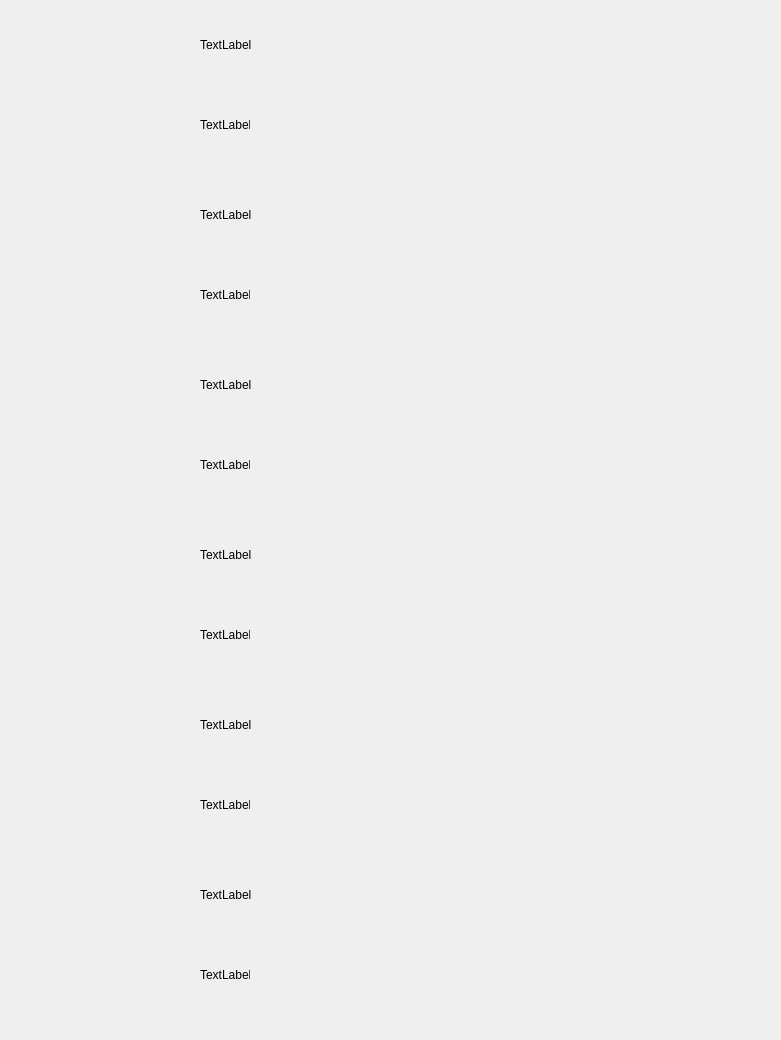
      <widget class="QWidget" name="scrollAreaWidgetContents">
       <property name="geometry">
        <rect>
         <x>0</x>
         <y>0</y>
         <width>781</width>
         <height>1040</height>
        </rect>
       </property>
       <property name="minimumSize">
        <size>
         <width>0</width>
         <height>1040</height>
        </size>
       </property>
       <widget class="ClickableLabel" name="label_37">
        <property name="geometry">
         <rect>
          <x>20</x>
          <y>20</y>
          <width>150</width>
          <height>150</height>
         </rect>
        </property>
        <property name="cursor">
         <cursorShape>PointingHandCursor</cursorShape>
        </property>
        <property name="styleSheet">
         <string notr="true"/>
        </property>
        <property name="text">
         <string/>
        </property>
       </widget>
       <widget class="ClickableLabel" name="label_38">
        <property name="geometry">
         <rect>
          <x>20</x>
          <y>190</y>
          <width>150</width>
          <height>150</height>
         </rect>
        </property>
        <property name="cursor">
         <cursorShape>PointingHandCursor</cursorShape>
        </property>
        <property name="styleSheet">
         <string notr="true"/>
        </property>
        <property name="text">
         <string/>
        </property>
       </widget>
       <widget class="ClickableLabel" name="label_39">
        <property name="geometry">
         <rect>
          <x>20</x>
          <y>360</y>
          <width>150</width>
          <height>150</height>
         </rect>
        </property>
        <property name="cursor">
         <cursorShape>PointingHandCursor</cursorShape>
        </property>
        <property name="styleSheet">
         <string notr="true"/>
        </property>
        <property name="text">
         <string/>
        </property>
       </widget>
       <widget class="ClickableLabel" name="label_40">
        <property name="geometry">
         <rect>
          <x>20</x>
          <y>530</y>
          <width>150</width>
          <height>150</height>
         </rect>
        </property>
        <property name="cursor">
         <cursorShape>PointingHandCursor</cursorShape>
        </property>
        <property name="styleSheet">
         <string notr="true"/>
        </property>
        <property name="text">
         <string/>
        </property>
       </widget>
       <widget class="ClickableLabel" name="label_41">
        <property name="geometry">
         <rect>
          <x>20</x>
          <y>700</y>
          <width>150</width>
          <height>150</height>
         </rect>
        </property>
        <property name="cursor">
         <cursorShape>PointingHandCursor</cursorShape>
        </property>
        <property name="styleSheet">
         <string notr="true"/>
        </property>
        <property name="text">
         <string/>
        </property>
       </widget>
       <widget class="ClickableLabel" name="label_42">
        <property name="geometry">
         <rect>
          <x>20</x>
          <y>870</y>
          <width>150</width>
          <height>150</height>
         </rect>
        </property>
        <property name="cursor">
         <cursorShape>PointingHandCursor</cursorShape>
        </property>
        <property name="styleSheet">
         <string notr="true"/>
        </property>
        <property name="text">
         <string/>
        </property>
       </widget>
       <widget class="QLabel" name="label_116">
        <property name="geometry">
         <rect>
          <x>200</x>
          <y>30</y>
          <width>450</width>
          <height>30</height>
         </rect>
        </property>
        <property name="styleSheet">
         <string notr="true">font: 700 12pt &quot;Microsoft JhengHei UI&quot;;</string>
        </property>
        <property name="text">
         <string>TextLabel</string>
        </property>
       </widget>
       <widget class="QLabel" name="label_117">
        <property name="geometry">
         <rect>
          <x>200</x>
          <y>100</y>
          <width>50</width>
          <height>50</height>
         </rect>
        </property>
        <property name="styleSheet">
         <string notr="true">font: 700 14pt &quot;Microsoft JhengHei UI&quot;;</string>
        </property>
        <property name="text">
         <string>TextLabel</string>
        </property>
       </widget>
       <widget class="QLabel" name="label_118">
        <property name="geometry">
         <rect>
          <x>200</x>
          <y>200</y>
          <width>450</width>
          <height>30</height>
         </rect>
        </property>
        <property name="styleSheet">
         <string notr="true">font: 700 12pt &quot;Microsoft JhengHei UI&quot;;</string>
        </property>
        <property name="text">
         <string>TextLabel</string>
        </property>
       </widget>
       <widget class="QLabel" name="label_119">
        <property name="geometry">
         <rect>
          <x>200</x>
          <y>270</y>
          <width>50</width>
          <height>50</height>
         </rect>
        </property>
        <property name="styleSheet">
         <string notr="true">font: 700 14pt &quot;Microsoft JhengHei UI&quot;;</string>
        </property>
        <property name="text">
         <string>TextLabel</string>
        </property>
       </widget>
       <widget class="QLabel" name="label_120">
        <property name="geometry">
         <rect>
          <x>200</x>
          <y>370</y>
          <width>450</width>
          <height>30</height>
         </rect>
        </property>
        <property name="styleSheet">
         <string notr="true">font: 700 12pt &quot;Microsoft JhengHei UI&quot;;</string>
        </property>
        <property name="text">
         <string>TextLabel</string>
        </property>
       </widget>
       <widget class="QLabel" name="label_121">
        <property name="geometry">
         <rect>
          <x>200</x>
          <y>440</y>
          <width>50</width>
          <height>50</height>
         </rect>
        </property>
        <property name="styleSheet">
         <string notr="true">font: 700 14pt &quot;Microsoft JhengHei UI&quot;;</string>
        </property>
        <property name="text">
         <string>TextLabel</string>
        </property>
       </widget>
       <widget class="QLabel" name="label_122">
        <property name="geometry">
         <rect>
          <x>200</x>
          <y>540</y>
          <width>450</width>
          <height>30</height>
         </rect>
        </property>
        <property name="styleSheet">
         <string notr="true">font: 700 12pt &quot;Microsoft JhengHei UI&quot;;</string>
        </property>
        <property name="text">
         <string>TextLabel</string>
        </property>
       </widget>
       <widget class="QLabel" name="label_123">
        <property name="geometry">
         <rect>
          <x>200</x>
          <y>610</y>
          <width>50</width>
          <height>50</height>
         </rect>
        </property>
        <property name="styleSheet">
         <string notr="true">font: 700 14pt &quot;Microsoft JhengHei UI&quot;;</string>
        </property>
        <property name="text">
         <string>TextLabel</string>
        </property>
       </widget>
       <widget class="QLabel" name="label_124">
        <property name="geometry">
         <rect>
          <x>200</x>
          <y>710</y>
          <width>450</width>
          <height>30</height>
         </rect>
        </property>
        <property name="styleSheet">
         <string notr="true">font: 700 12pt &quot;Microsoft JhengHei UI&quot;;</string>
        </property>
        <property name="text">
         <string>TextLabel</string>
        </property>
       </widget>
       <widget class="QLabel" name="label_125">
        <property name="geometry">
         <rect>
          <x>200</x>
          <y>780</y>
          <width>50</width>
          <height>50</height>
         </rect>
        </property>
        <property name="styleSheet">
         <string notr="true">font: 700 14pt &quot;Microsoft JhengHei UI&quot;;</string>
        </property>
        <property name="text">
         <string>TextLabel</string>
        </property>
       </widget>
       <widget class="QLabel" name="label_126">
        <property name="geometry">
         <rect>
          <x>200</x>
          <y>880</y>
          <width>450</width>
          <height>30</height>
         </rect>
        </property>
        <property name="styleSheet">
         <string notr="true">font: 700 12pt &quot;Microsoft JhengHei UI&quot;;</string>
        </property>
        <property name="text">
         <string>TextLabel</string>
        </property>
       </widget>
       <widget class="QLabel" name="label_127">
        <property name="geometry">
         <rect>
          <x>200</x>
          <y>950</y>
          <width>50</width>
          <height>50</height>
         </rect>
        </property>
        <property name="styleSheet">
         <string notr="true">font: 700 14pt &quot;Microsoft JhengHei UI&quot;;</string>
        </property>
        <property name="text">
         <string>TextLabel</string>
        </property>
       </widget>
      </widget>
